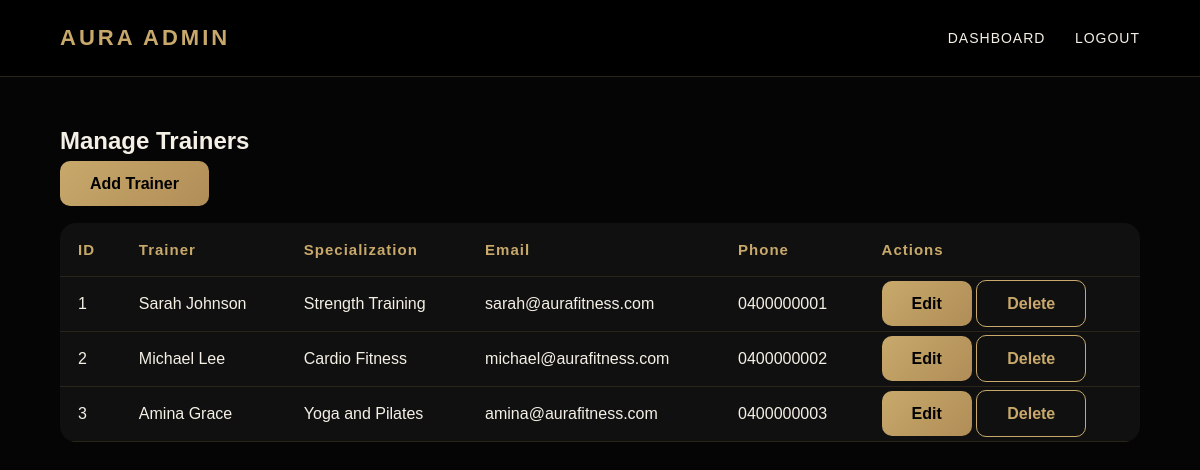
/manage_trainers.php, run on the app's committed database.
### tables this page shows
CREATE TABLE trainers (
    trainer_id INT AUTO_INCREMENT PRIMARY KEY,
    trainer_name VARCHAR(100) NOT NULL,
    specialization VARCHAR(100),
    email VARCHAR(150),
    phone_number VARCHAR(20)
);

### manage_trainers.php (the view, shortened to what this page needs)
<?php
include "db_connect.php";
$result = mysqli_query($conn, "SELECT * FROM trainers");
?>
<!DOCTYPE html>
<html>
<head>
    <link rel="stylesheet" href="style.css?v=2">
</head>
<body>
<header class="navbar">
    <div class="logo">AURA ADMIN</div>
    <nav class="nav-links">
        <a href="admin_dashboard.php">DASHBOARD</a>
        <a href="logout.php">LOGOUT</a>
    </nav>
</header>
<section class="page-container">
    <h1 style="margin-bottom:20px;">Manage Trainers</h1>
    <div style="margin-bottom:30px;">
        <a href="add_trainer.php" class="btn">Add Trainer</a>
    </div>
    <table class="data-table">
        <thead>
            <tr>
                <th>ID</th>
                <th>Trainer</th>
                <th>Specialization</th>
                <th>Email</th>
                <th>Phone</th>
                <th>Actions</th>
            </tr>
        </thead>
        <tbody>
        <?php while($row = mysqli_fetch_assoc($result)) { ?>
            <tr>
                <td><?php echo $row['trainer_id']; ?></td>
                <td><?php echo $row['trainer_name']; ?></td>
                <td><?php echo $row['specialization']; ?></td>
                <td><?php echo $row['email']; ?></td>
                <td><?php echo $row['phone_number']; ?></td>
                <td>
                    <a class="btn" href="edit_trainer.php?id=<?php echo $row['trainer_id']; ?>">Edit</a>
                    <a class="btn-outline"
                       href="delete_trainer.php?id=<?php echo $row['trainer_id']; ?>"
                       onclick="return confirm('Delete this trainer?')">
                        Delete
                    </a>
                </td>
            </tr>
        <?php } ?>
        </tbody>
    </table>
</section>
</body>
</html>

### style.css (style rules this page uses)
* { margin: 0; padding: 0; box-sizing: border-box; font-family: Arial, sans-serif; }
body { background: #050505; color: #f5f0e6; }
.navbar { display: flex; justify-content: space-between; align-items: center; padding: 25px 60px; background: rgba(0, 0, 0, 0.92); border-bottom: 1px solid #2b2418; }
.logo { font-size: 22px; font-weight: bold; color: #c8a96b; letter-spacing: 3px; }
.nav-links a { color: #f5f0e6; text-decoration: none; margin-left: 25px; font-size: 14px; letter-spacing: 1px; transition: 0.3s; }
.btn { background: linear-gradient(135deg, #c8a96b, #b08d57); color: #000; padding: 14px 30px; text-decoration: none; border-radius: 10px; font-weight: bold; transition: 0.3s; }
.btn-outline { border: 1px solid #c8a96b; color: #c8a96b; padding: 14px 30px; text-decoration: none; border-radius: 10px; font-weight: bold; transition: 0.3s; }
.page-container { padding: 50px 60px; }
table { width: 100%; border-collapse: collapse; margin-top: 30px; background: rgba(18, 18, 18, 0.9); border-radius: 16px; overflow: hidden; }
th, td { padding: 18px; border-bottom: 1px solid #2b2418; text-align: left; }
th { color: #c8a96b; font-size: 15px; letter-spacing: 1px; }
td { color: #f5f0e6; }
a { color: #c8a96b; text-decoration: none; }
.btn, .btn-outline, .feature-card, .class-card, .card { transition: all 0.3s ease; }

### data on the page
trainers: trainer_id "1", trainer_name "Sarah Johnson", specialization "Strength Training", email "sarah@aurafitness.com", phone_number "0400000001"
trainers: trainer_id "2", trainer_name "Michael Lee", specialization "Cardio Fitness", email "michael@aurafitness.com", phone_number "0400000002"
trainers: trainer_id "3", trainer_name "Amina Grace", specialization "Yoga and Pilates", email "amina@aurafitness.com", phone_number "0400000003"
